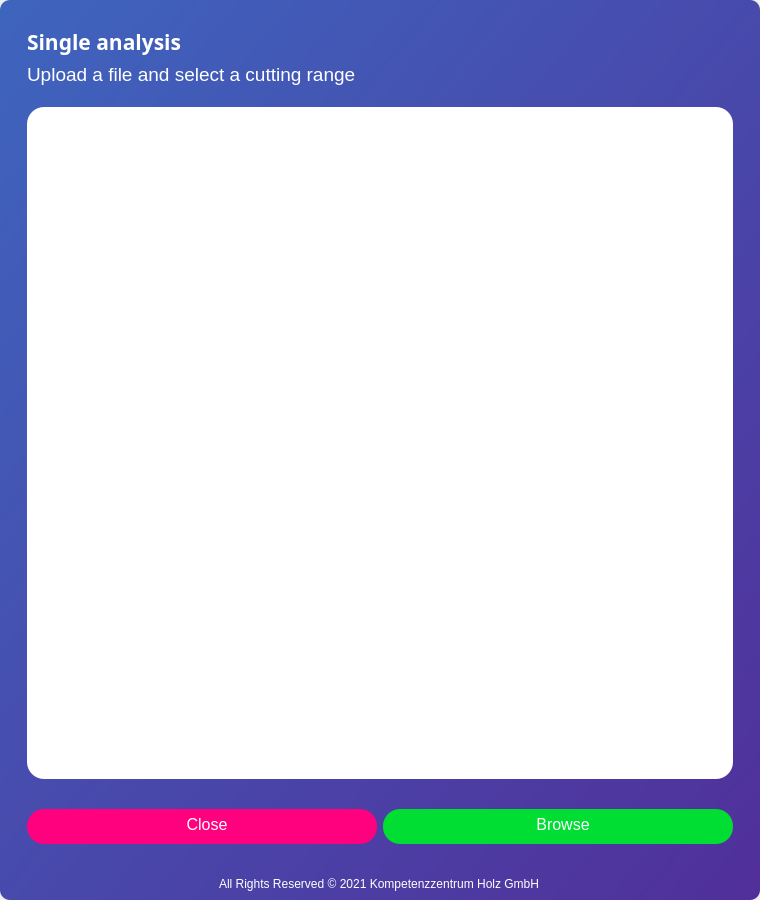
<?xml version="1.0" encoding="UTF-8"?>
<ui version="4.0">
 <class>MainWindow</class>
 <widget class="QMainWindow" name="MainWindow">
  <property name="geometry">
   <rect>
    <x>0</x>
    <y>0</y>
    <width>760</width>
    <height>900</height>
   </rect>
  </property>
  <property name="sizePolicy">
   <sizepolicy hsizetype="Fixed" vsizetype="Fixed">
    <horstretch>0</horstretch>
    <verstretch>0</verstretch>
   </sizepolicy>
  </property>
  <property name="windowTitle">
   <string>HARDIS | Single analysis</string>
  </property>
  <property name="windowIcon">
   <iconset>
    <normaloff>icons/loupe.png</normaloff>icons/loupe.png</iconset>
  </property>
  <widget class="QWidget" name="centralwidget">
   <property name="minimumSize">
    <size>
     <width>0</width>
     <height>0</height>
    </size>
   </property>
   <property name="styleSheet">
    <string notr="true">background-color: qlineargradient(spread:pad, x1:0, y1:0, x2:1, y2:1, stop:0 rgba(62, 101, 190, 255), stop:1 rgba(81, 47, 154, 255));
border-radius: 10px;</string>
   </property>
   <layout class="QVBoxLayout" name="verticalLayout">
    <item>
     <widget class="QFrame" name="frame">
      <property name="styleSheet">
       <string notr="true">background-color: rgba(255, 255, 255, 0);</string>
      </property>
      <property name="frameShape">
       <enum>QFrame::StyledPanel</enum>
      </property>
      <property name="frameShadow">
       <enum>QFrame::Raised</enum>
      </property>
      <layout class="QVBoxLayout" name="verticalLayout_2">
       <property name="spacing">
        <number>6</number>
       </property>
       <property name="leftMargin">
        <number>18</number>
       </property>
       <property name="topMargin">
        <number>18</number>
       </property>
       <property name="rightMargin">
        <number>18</number>
       </property>
       <property name="bottomMargin">
        <number>18</number>
       </property>
       <item>
        <widget class="QLabel" name="title_label">
         <property name="sizePolicy">
          <sizepolicy hsizetype="Expanding" vsizetype="Fixed">
           <horstretch>0</horstretch>
           <verstretch>0</verstretch>
          </sizepolicy>
         </property>
         <property name="font">
          <font>
           <family>Segoe UI Light</family>
           <pointsize>16</pointsize>
           <weight>75</weight>
           <bold>true</bold>
          </font>
         </property>
         <property name="styleSheet">
          <string notr="true">background-color: rgba(0, 0, 0, 0);
color: rgb(255, 255, 255);
font-size: 16pt;
font-family: &quot;Segoe UI Light&quot;;</string>
         </property>
         <property name="text">
          <string>Single analysis</string>
         </property>
        </widget>
       </item>
       <item>
        <widget class="QLabel" name="message_label">
         <property name="sizePolicy">
          <sizepolicy hsizetype="Expanding" vsizetype="Fixed">
           <horstretch>0</horstretch>
           <verstretch>0</verstretch>
          </sizepolicy>
         </property>
         <property name="styleSheet">
          <string notr="true">background-color: rgba(0, 0, 0, 0);
color: rgb(255, 255, 255);
font-size: 14pt;
font-family: &quot;Segoe UI Light&quot;;</string>
         </property>
         <property name="text">
          <string>Upload a file and select a cutting range</string>
         </property>
        </widget>
       </item>
       <item>
        <widget class="QFrame" name="frame_3">
         <property name="styleSheet">
          <string notr="true">background-color: rgb(255, 255, 255);
border-radius: 17.0px;
margin-top: 15px;
margin-bottom: 15px;</string>
         </property>
         <property name="frameShape">
          <enum>QFrame::StyledPanel</enum>
         </property>
         <property name="frameShadow">
          <enum>QFrame::Raised</enum>
         </property>
         <layout class="QVBoxLayout" name="verticalLayout_3">
          <property name="spacing">
           <number>0</number>
          </property>
          <property name="leftMargin">
           <number>0</number>
          </property>
          <property name="topMargin">
           <number>0</number>
          </property>
          <property name="rightMargin">
           <number>0</number>
          </property>
          <property name="bottomMargin">
           <number>0</number>
          </property>
          <item>
           <widget class="GraphicsLayoutWidget" name="plot_view">
            <property name="styleSheet">
             <string notr="true"/>
            </property>
           </widget>
          </item>
          <item alignment="Qt::AlignHCenter">
           <widget class="QLabel" name="results_label">
            <property name="sizePolicy">
             <sizepolicy hsizetype="Expanding" vsizetype="Fixed">
              <horstretch>0</horstretch>
              <verstretch>0</verstretch>
             </sizepolicy>
            </property>
            <property name="styleSheet">
             <string notr="true">color: rgb(0, 0, 0);
font-size: 14pt;
font-family: &quot;Segoe UI Light&quot;;</string>
            </property>
            <property name="text">
             <string/>
            </property>
           </widget>
          </item>
         </layout>
        </widget>
       </item>
       <item>
        <widget class="QFrame" name="frame_2">
         <property name="sizePolicy">
          <sizepolicy hsizetype="Expanding" vsizetype="Fixed">
           <horstretch>0</horstretch>
           <verstretch>0</verstretch>
          </sizepolicy>
         </property>
         <property name="frameShape">
          <enum>QFrame::StyledPanel</enum>
         </property>
         <property name="frameShadow">
          <enum>QFrame::Raised</enum>
         </property>
         <layout class="QHBoxLayout" name="horizontalLayout">
          <property name="leftMargin">
           <number>0</number>
          </property>
          <property name="rightMargin">
           <number>0</number>
          </property>
          <item>
           <widget class="QPushButton" name="close_button">
            <property name="styleSheet">
             <string notr="true">QPushButton {
color: #ffffff;
background-color: rgb(255, 0, 127);
height: 30px;
padding-left: 10px;
padding-bottom: 5px;
border-radius: 17.0px;
font-size: 12pt;
font-family: &quot;Segoe UI Light&quot;;
}

QPushButton:hover {
border: 2px solid rgb(255, 255, 255)
}

QPushButton:pressed {
color: rgba(255, 255, 255, 0.5);
background-color: rgba(255, 0, 127, 0.5);
}</string>
            </property>
            <property name="text">
             <string>Close</string>
            </property>
           </widget>
          </item>
          <item>
           <widget class="QPushButton" name="browse_button">
            <property name="styleSheet">
             <string notr="true">QPushButton {
color: #ffffff;
background-color: rgb(0, 221, 51);
height: 30px;
padding-left: 10px;
padding-bottom: 5px;
border-radius: 17.0px;
font-size: 12pt;
font-family: &quot;Segoe UI Light&quot;;
}

QPushButton:hover {
border: 2px solid rgb(255, 255, 255)
}

QPushButton:pressed {
color: rgba(255, 255, 255, 0.5);
background-color: rgba(0, 221, 51, 0.5);
}</string>
            </property>
            <property name="text">
             <string>Browse</string>
            </property>
           </widget>
          </item>
         </layout>
        </widget>
       </item>
      </layout>
     </widget>
    </item>
    <item alignment="Qt::AlignHCenter">
     <widget class="QLabel" name="footer">
      <property name="sizePolicy">
       <sizepolicy hsizetype="Fixed" vsizetype="Fixed">
        <horstretch>0</horstretch>
        <verstretch>0</verstretch>
       </sizepolicy>
      </property>
      <property name="styleSheet">
       <string notr="true">background-color: rgba(255, 255, 255, 0);
color: rgb(255, 255, 255);</string>
      </property>
      <property name="text">
       <string>All Rights Reserved © 2021 Kompetenzzentrum Holz GmbH</string>
      </property>
     </widget>
    </item>
   </layout>
  </widget>
 </widget>
 <customwidgets>
  <customwidget>
   <class>GraphicsLayoutWidget</class>
   <extends>QGraphicsView</extends>
   <header>pyqtgraph</header>
  </customwidget>
 </customwidgets>
 <resources/>
 <connections/>
</ui>
